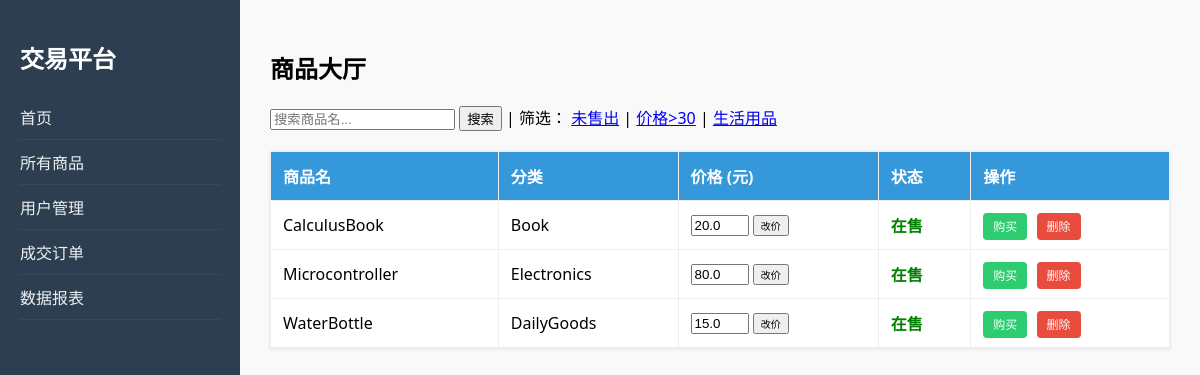
Page /items?filter=unsold on the committed database.
### tables this page shows
CREATE TABLE Item (
        item_id INTEGER PRIMARY KEY AUTOINCREMENT,
        item_name TEXT NOT NULL,
        category TEXT,
        price REAL,
        status INTEGER DEFAULT 0 CHECK(status IN (0, 1)),
        seller_id TEXT,
        FOREIGN KEY (seller_id) REFERENCES User(user_id)
    );

### app.py (the view)
@app.route('/items')
def list_items():
    conn = get_db_connection()
    f = request.args.get('filter')
    q = request.args.get('q')
    sql = "SELECT * FROM Item WHERE 1=1"
    params = []
    if f == 'unsold': sql += " AND status = 0"
    elif f == 'expensive': sql += " AND price > 30"
    elif f == 'daily': sql += " AND category = 'DailyGoods'"
    elif f == 'u001': sql += " AND seller_id = 'u001'"
    if q:
        sql += " AND item_name LIKE ?"
        params.append(f'%{q}%')
    items = conn.execute(sql, params).fetchall()
    conn.close()
    return render_template('items.html', items=items)

### app.py (called while the page is built)
def get_db_connection():
    conn = sqlite3.connect(DB_PATH)
    conn.row_factory = lambda cursor, row: dict(zip([col[0] for col in cursor.description], row))
    return conn

### templates/items.html (shortened to what this page needs)
{% extends "layout.html" %}
{% block content %}
<h2>商品大厅</h2>
<div style="margin-bottom: 20px;">
    <form action="/items" method="get" style="display: inline;">
        <input type="text" name="q" placeholder="搜索商品名...">
        <button type="submit">搜索</button>
    </form>
    | 筛选：
    <a href="/items?filter=unsold">未售出</a> |
    <a href="/items?filter=expensive">价格>30</a> |
    <a href="/items?filter=daily">生活用品</a>
</div>
<table>
    <tr>
        <th>商品名</th>
        <th>分类</th>
        <th>价格 (元)</th>
        <th>状态</th>
        <th>操作</th>
    </tr>
    {% for item in items %}
    <tr>
        <td>{{ item.item_name }}</td>
        <td>{{ item.category }}</td>
        <td>
            <form action="/edit_price" method="post" style="display:inline;">
                <input type="number" name="price" value="{{ item.price }}" style="width:50px;">
                <button type="submit" style="font-size:10px;">改价</button>
            </form>
        </td>
        <td class="status-{{ item.status }}">{{ '在售' if item.status == 0 else '已售出' }}</td>
        <td>
            {% if item.status == 0 %}
            <a href="/buy/{{ item.item_id }}" class="btn btn-buy">购买</a>
            <a href="/delete/{{ item.item_id }}" class="btn btn-del" onclick="return confirm('确定删除吗？')">删除</a>
            {% endif %}
        </td>
    </tr>
    {% endfor %}
</table>
{% endblock %}

### templates/layout.html (style rules this page uses)
body { font-family: 'Segoe UI', sans-serif; margin: 0; display: flex; }
table { width: 100%; border-collapse: collapse; background: white; box-shadow: 0 1px 3px rgba(0, 0, 0, 0.1); }
th, td { padding: 12px; border: 1px solid #eee; text-align: left; }
th { background: #3498db; color: white; }
.status-0 { color: green; font-weight: bold; }
.btn { padding: 5px 10px; border-radius: 4px; text-decoration: none; font-size: 12px; cursor: pointer; }
.btn-buy { background: #2ecc71; color: white; }
.btn-del { background: #e74c3c; color: white; margin-left: 5px; }

### rows in the picture
Item: item_name "CalculusBook", category "Book", price "20.0", status "在售"
Item: item_name "Microcontroller", category "Electronics", price "80.0", status "在售"
Item: item_name "WaterBottle", category "DailyGoods", price "15.0", status "在售"
